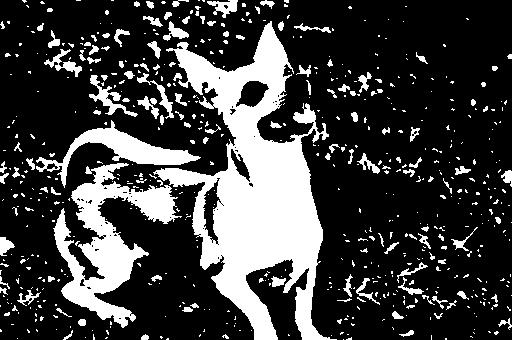
//> input picture TP3/ex2/imagebinaire.jpg, 512 x 340 px
$ ./ex3 imagebinaire.jpg   (built with g++ and OpenCV 4)
//> lines starting //> are read from the running program, lines starting //| are printed output that depends on the picture; after the words box and inside, x2 and y2 are one past the last pixel; in counts of white or black regions, pixels touching at a corner belong together
//> further down, image is the input picture: 340 rows x 512 cols, CV_8UC1; min 0, max 255, mean 63.5
#include <stdio.h>
#include <opencv2/opencv.hpp>

using namespace cv;


Mat image;
Mat binary_image;
Mat map;
Mat my_structuring_element;


int max_threshold_value = 255;


int C1[9] = { 1, 1, 1, -1, 1, -1, 0, 0, 0 };
int C2[9] = { 0, 0, 0, -1, 1, -1, 1, 1, 1 };
int C3[9] = { 1, -1, 0, 1, 1, 0, 1, -1, 0 };
int C4[9] = { 0, -1, 1, 0, 1, 1, 0, -1, 1 };
int C5[9] = { -1, 1, -1, 1, 1, 0, -1, 0,0 };
int C6[9] = { -1, 1, -1, 0, 1, 1, 0, 0, -1};
int C7[9] = { 0, 0, -1, 0, 1, 1, -1, 1, -1};
int C8[9] = { -1, 0, 0, 1, 1, 0, -1, 1, -1};

int *Cn[8]= {C1, C2, C3, C4, C5, C6, C7, C8};

int is_inside(int posx, int posy, int cols, int rows){
  if (posx < 0 || posx > cols)
    return 0;
  if (posy < 0 || posx > rows)
    return 0;

  return 1;
}

// [154 lines left out: functions my_erode, my_dilate, my_open, my_close, max, min and 1 more, not called in this run]

/* IT IS NOT WORKING */
// [35 lines left out: function conditional_dilate, not called in this run]

Mat toutouRien (Mat image_in, int **Cn_)
{

	int k;
	int is_true;


	Mat image_out;
	image_out = image_in.clone();
	for (int i = 0; i < image_in.cols * image_in.rows ; i++)
		image_out.at<uchar>(i) = 0;
//> image_out: 340 rows x 512 cols, CV_8UC1; every value is 0

	for (int x = 0; x < image_in.rows; x++)
	{
		for (int y = 0; y < image_in.cols; y++)
		{
			for (int n_c = 0; n_c < 8; n_c++)
			{
				k = 0;
				is_true = 1;
				for (int i = -1; i <= 1; i++)
				{
					for (int j = -1; j <= 1; j++)
					{

						if (is_inside(x + i, y + j, image_in.cols, image_in.rows))
						{
							if (Cn[n_c][k] != -1)
							{
								if ( (Cn[n_c][k] == 1 && image_in.at<uchar>(x + i, y + j) == 0 )|| (Cn[n_c][k] == 0 && image_in.at<uchar>(x + i, y + j) != 0))
								{
									is_true = 0;
									break;
								}
							}
						}
						k++;
					}
				}
				if (is_true)
					image_out.at<uchar>(x,y) = 255;
				else
					is_true = 1;
			}
		}
	}
//> this loop made 340 passes
//> k on passes 1 to 3: 3, 3, 3
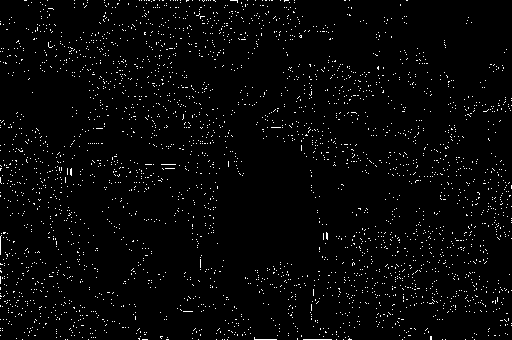
//> image_out: 340 rows x 512 cols, CV_8UC1; 2.5% white in thin lines or dots
//> after the loop, k = 3; is_true = 1
	return image_out;
}

int main(int argc, char** argv )
{
  if ( argc != 2 )
  {
      printf("usage: DisplayImage.out <Image_Path>\n");
      return -1;
  }
  image = imread( argv[1], 0 );

  if ( !image.data )
  {
    printf("No image data \n");
    return -1;
  }

	image = toutouRien(image, Cn);
//> Cn = 8 items

  namedWindow("Display Image", WINDOW_AUTOSIZE);
	imshow("Display Image", image);
	printf("fin\n");

  while(1)
      waitKey(0);
  return 0;
}

$ run again, on TP3/ex2/ellipses.png
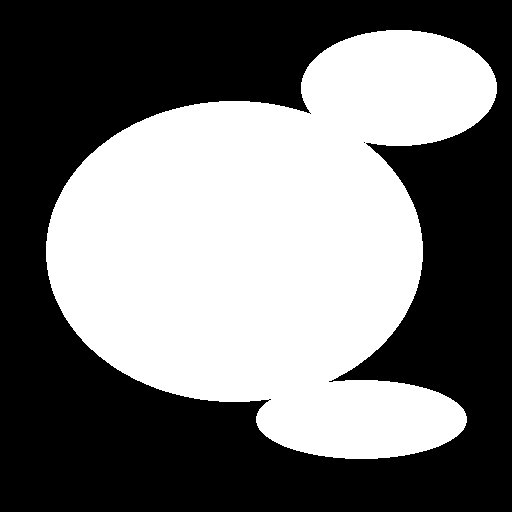
//> input picture TP3/ex2/ellipses.png, 512 x 512 px
//> image: 512 rows x 512 cols, CV_8UC1; 45.6% white; 1 white region, box (x1, y1, x2, y2) and area: (46, 30, 497, 459) 119605
//> after the loop in toutouRien, `for (int x = 0; x < image_in.rows; x++)`:
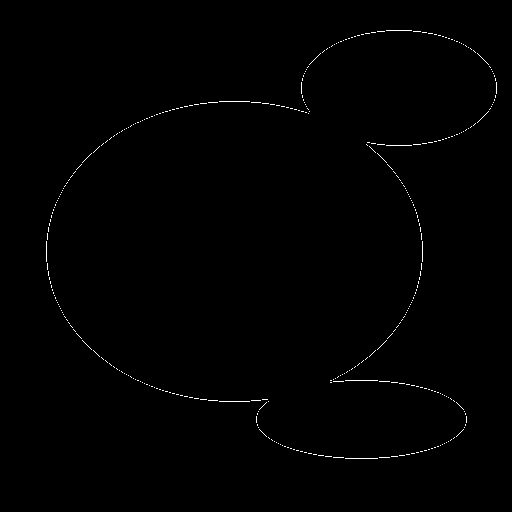
//> image_out: 512 rows x 512 cols, CV_8UC1; 0.48% white in thin lines or dots, all inside (x1, y1, x2, y2) = (46, 30, 497, 459)
//> after the loop in toutouRien, `for (int x = 0; x < image_in.rows; x++)`: k = 3; is_true = 1
//> Cn = 8 items
